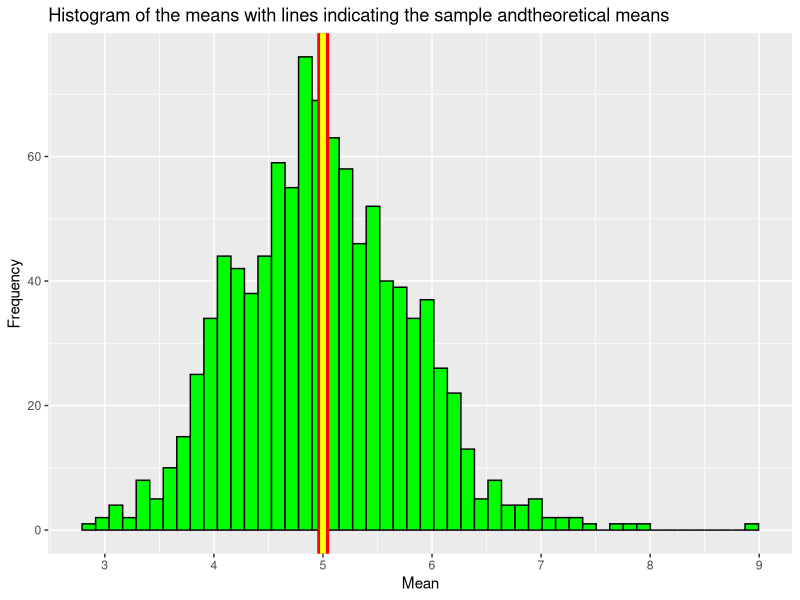
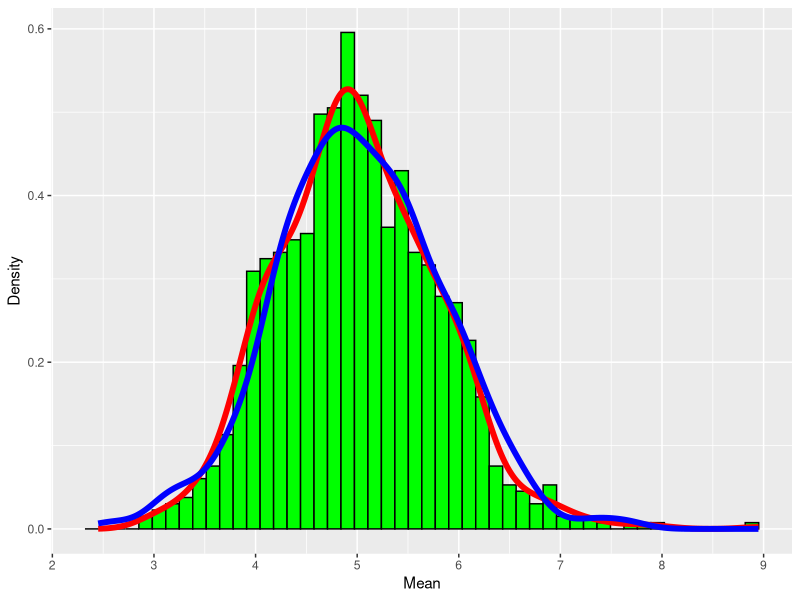

The R source for these figures, in order:
## ---- chunk 1
library(ggplot2)
## ---- chunk 2
# Number of simulations to perform.
simulations <- 1000

# Number of exponentials to generate.
exponentials <- 40

# Lambda value to use for generation.
lambda <- 0.2
## ---- chunk 3
# Create a vector to hold the means.
means <- as.numeric()

# Iterate for our number of simulations, setting the seed for each iteration.
for (i in 1:simulations) {
  set.seed(i)
  means <- c(means, mean(rexp(exponentials, lambda)))
}

# Convert to a data.frame.
means <- as.data.frame(means)
## ---- chunk 4
sampleMean <- round(mean(means$means), 3)
print(sampleMean)
## ---- chunk 5
theoreticalMean <- 1/lambda
print(theoreticalMean)
## ---- chunk 6
ggplot(data = means, aes(x = means)) +
  geom_histogram(bins = 50, fill = "green", colour = "black") +
  scale_x_continuous(breaks = 1:10) +
  xlab("Mean") +
  ylab("Frequency") +
  ggtitle(paste("Histogram of the means with lines indicating the sample and",
                "theoretical means", sep = "")) +
  geom_vline(xintercept = sampleMean, colour = "red", size = 4) +
  geom_vline(xintercept = theoreticalMean, colour = "yellow", size = 2)
## ---- chunk 7
theoreticalVariance <- round((1/(lambda^2))/exponentials, 3)
print(theoreticalVariance)
## ---- chunk 8
sampleVariance <- round(var(means$means), 3)
print(sampleVariance)
## ---- chunk 9
theoreticalSD <- round((1/lambda)/sqrt(exponentials), 3)
print(theoreticalSD)
## ---- chunk 10
sampleSD <- round(sd(means$means), 3)
print(sampleSD)
## ---- chunk 11
set.seed(1337)
normalDistribution <- data.frame(normalValues = rnorm(simulations, 
                                                      mean = sampleMean, 
                                                      sd = sampleSD))
## ---- chunk 12
ggplot(data = means, aes(x = means)) +
  geom_histogram(aes(y=..density..), bins = 50, fill = "green", 
                 colour = "black") +
  geom_density(alpha=.5, colour="red", size = 2) +
  geom_density(data = normalDistribution, aes(x = normalValues), 
               alpha=.5, colour="blue", size = 2) +
  scale_x_continuous(breaks = 1:10) +
  xlab("Mean") +
  ylab("Density")
